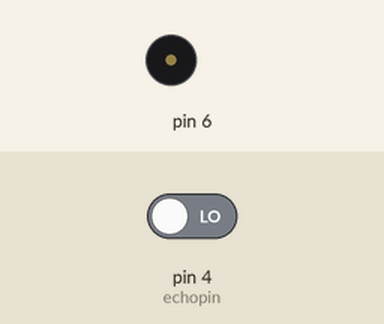
A sketch run on a simulated Arduino Uno, built with avr-gcc and run on an emulated ATmega328P. On the bench: buzzer (waves = sounding). Inputs (shaded band) come from the test bench; at power-on: pin 4 (echopin) LOW. What the sketch prints to the serial monitor is not drawn.

Above: at 0.5 s.
Timing chart, 0 to 3.0 s (numbered marks = the images above):
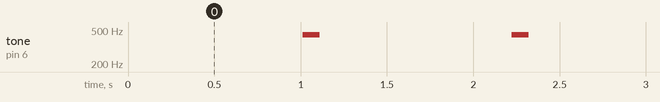

Measured:
- by itself, tone on pin 6: alternates 440 Hz for 0.10 s and silent for 1.1 s

The sketch:

20201105_ultrasonic_distance_Module.ino
```cpp
int echopin = 4;
int trigpin = 5;
float Time,distance;

void setup() {
  pinMode(trigpin,OUTPUT);
  pinMode(echopin,INPUT);
  Serial.begin(9600);
  pinMode(6,OUTPUT);
}

void loop() {
  digitalWrite(trigpin,HIGH);
  delay(10);
  digitalWrite(trigpin,LOW);

  Time = pulseIn(echopin,HIGH);

  distance = ((float)(390*Time) /10000) /2;

  Serial.println(distance);
  Serial.print("cn");
  if(distance <= 30 && distance >= 15)
  {
    tone(6,440);
    delay(500);
    noTone(6);
    delay(500);
  }
  if(distance <= 15 && distance >= 5)
  {
    tone(6,440);
    delay(250);
    noTone(6);
    delay(250);
  }
  if(distance <= 5&& distance >= 0)
  {
    tone(6,440);
    delay(100);
    noTone(6);
    delay(100);
  }

}
```
